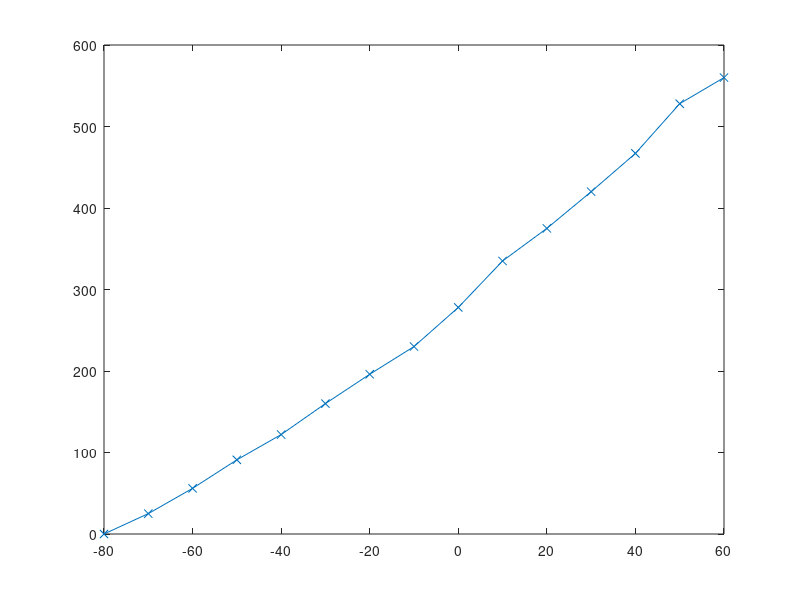
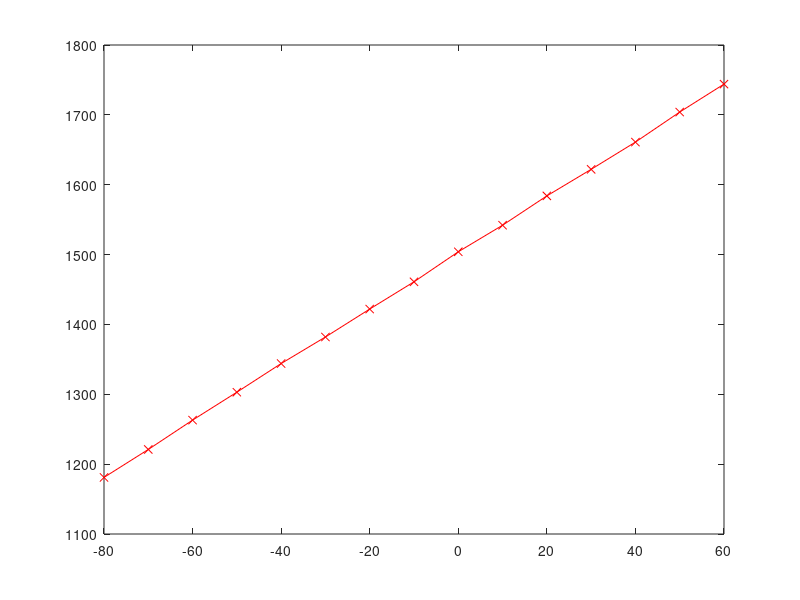
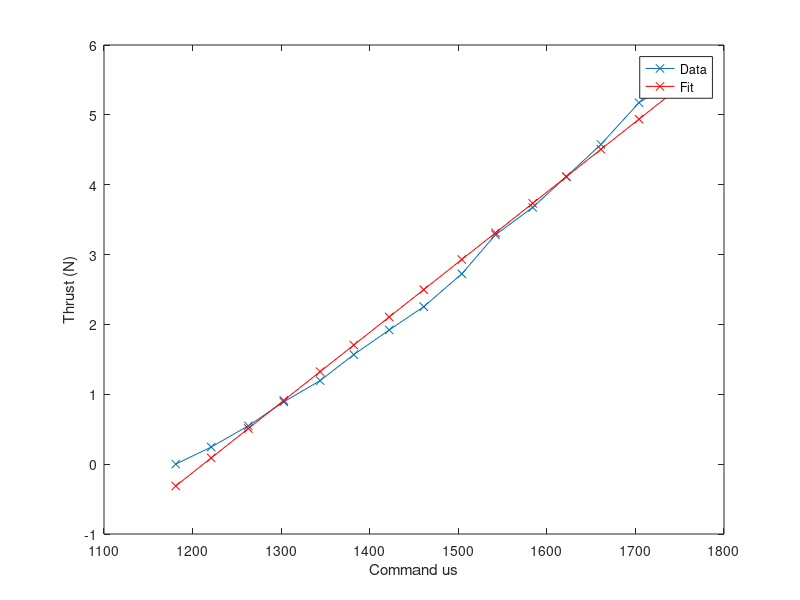

Source code (MATLAB) for these figures, in order:

throttlePercent = [%-100
%-90
-80
-70
-60
-50
-40
-30
-20
-10
0
10
20
30
40
50
60];

thrust = [%0
%0
0
25
56
91
122
160
196
230
278
335
375
420
467
528
560]; % in grams

command_us = [%1102
  %1142 % this one is made up
  1181
  1221
  1263
  1303
  1344
  1382
  1422
  1461
  1504
  1542
  1584
  1622
  1661
  1704
  1744];




thrust_N = thrust * .0098;

figure(1)
clf
plot(throttlePercent, thrust,'x-');

figure(2)
clf
plot(throttlePercent, command_us, 'rx-');

% Linear model Poly1:
%      f(x) = p1*x + p2
% Coefficients (with 95% confidence bounds):
%        p1 =     0.01004  (0.009485, 0.01059)
%        p2 =      -12.17  (-12.98, -11.36)
% 
% Goodness of fit:
%   SSE: 0.3829
%   R-square: 0.9916
%   Adjusted R-square: 0.991
%   RMSE: 0.1716

% linear fit: 0.01004 * command_us - 12.17, with min = 1212, max = 1744

usToThrust = 0.01004 * command_us - 12.17;

figure(3)
clf
plot(command_us, thrust_N, 'x-');
hold on
plot(command_us, usToThrust, 'rx-');
xlabel('Command us');
ylabel('Thrust (N)');
legend('Data', 'Fit');


scaledThrottlePercent = (throttlePercent + 80) /1.4



% >> cftool
% Linear model Poly1:
%      f(x) = p1*x + p2
% Coefficients (with 95% confidence bounds):
%        p1 =     0.05159  (0.047, 0.05619)
%        p2 =    0.004179  (-0.2502, 0.2585)
% 
% Goodness of fit:
%   SSE: 1.453
%   R-square: 0.9745
%   Adjusted R-square: 0.9728
%   RMSE: 0.3112
% 
